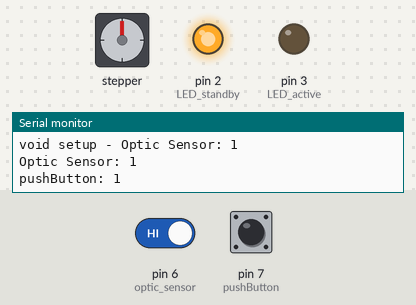
Simulated run of this program. Board: Arduino Uno, built with avr-gcc and run on an emulated ATmega328P. Parts: stepper motor, output pins drawn as LEDs (lit = HIGH), the last lines printed to the serial monitor. Dashed ring = blinking. The test bench sets the inputs (shaded band); at power-on: pin 7 (pushButton) HIGH, pin 6 (optic_sensor) HIGH. Stepper angles assume 2048 steps per turn.

Above: at 1.2 s.
1.3 s: pin 7 (pushButton) pulled LOW for 0.15 s
At 4.1 s:
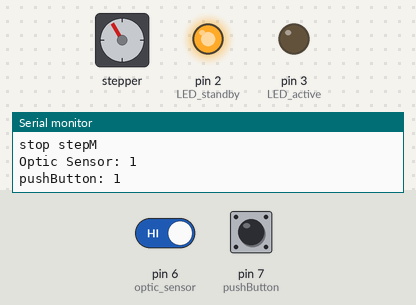
4.3 s: pin 7 (pushButton) pulled LOW for 1 s
At 4.41 s:
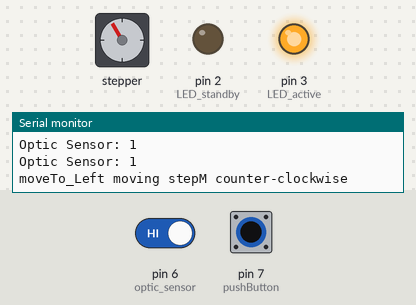
7.3 s: pin 6 (optic_sensor) driven LOW and pin 7 (pushButton) driven LOW
At 8.3 s:
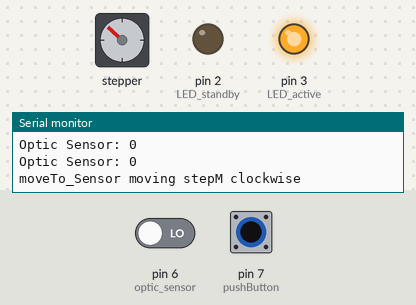
10.3 s: pin 6 (optic_sensor) driven HIGH
At 10.51 s:
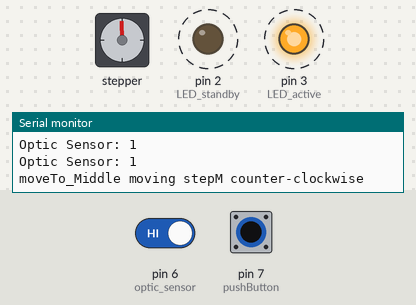
13.3 s: pin 6 (optic_sensor) driven LOW
16.3 s: pin 6 (optic_sensor) driven HIGH
At 18.67 s:
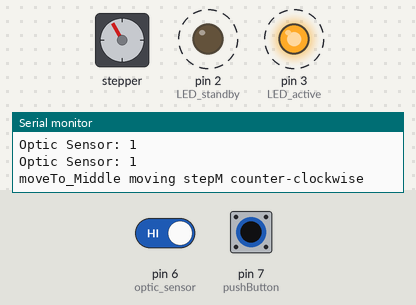
Timing chart, 0 to 20.3 s (numbered marks = the images above; inputs shaded):
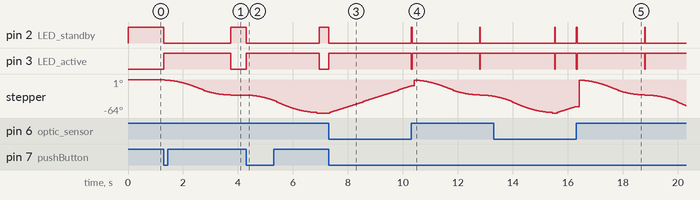

The program:

main.cpp
```cpp
/* Project: DTM, Faller Car, intersection_3_01 (_3: 3 Lane road. _01: Intersection nr. 1)
Version: RC 1.2 NOTE: code for testing only in testing phase
Dev: HH
Test setup: FFS, HH
MCU: Atmega328P/PB: Arduino UNO, NANO and Arduino Mega2560
IDE: VS-Code (Microsoft) + PlatformIO
AI: Codeium extension for Visual Studio Code
Library: Accelstepper.h documentation homepage:
- https://www.airspayce.com/mikem/arduino/AccelStepper/index.html

This code works with the ULN2003 Stepper Motor Driver Module and the 28BYJ-48 stepper motor.
When StepM not in use the accelstepper disableOutputs() function is used to set all output pin to LOW,
to save power, avoid the stepM is getting hot and then last longer.

NOTE:
SerialMonitor: moserial Terminal, Databit 8, Stop Bit 1, Parity None, Handshake Software, Local Echo ON
baudrate: 9600 (Set as Serial.begin(9600);)
Serial print only used for testing feedback

Arduino NANO extension shield: Find and check datasheet - Power IN jack connector.
Do not work properly with 7.5 VDC, work with 9VDC external power supply ??

Optical sensor module signal (D0) is inverted on module. LOW signal when IR sensor is on.

IMPORTANT WHEN CONNETING DTM/Blue ULN2003 Driver Module to NANO Pins
Check Blue ULN2003 Driver module pins: IN1, IN2, IN3, IN4 if inverted on module.
pin_09 = IN4, pin_10 = IN3, pin_11 = IN2, pin_12 = IN1
*/

#include <Arduino.h>
#include <AccelStepper.h>

const int LED_standby = 2; // NANO digital pin 2, moving NO, Red LED
const int LED_active = 3;  // NANO digital pin 3, moving YES, Green LED

const int optic_sensor = 6; // NANO digital pin 6, Position = 0 (see optic_sensor)
const int pushButton = 7;   // NANO digital pin 7, activate (LOW : Input_pullup) move stepMotor

const int motorPin1 = 9;  // NANO digital pin 9, stepMotor  - IN1
const int motorPin2 = 10; // NANO digital pin 10, stepMotor - IN2
const int motorPin3 = 11; // NANO digital pin 11, stepMotor - IN3
const int motorPin4 = 12; // NANO digital pin 12, stepMotor - IN4

int speed_CounterClockW = -100; // speed to move stepM // counter-clockwise move around
int speed_ClockW = 100;  // speed to move stepM // clockwise move around

int pos_Middle = -165; // position to move stepM counter-clockwise
int pos_Left = -360; // position to move stepM counter-clockwise

int serial_Print_Count = 0; // for serial print control

char pos_Status = 'X'; // S = Sensor, M = Middle, L = Left - position status

// Accellstepper library - MotorInterfaceType object
// accelstepper MotorInterfaceType 4 == FULL4WIRE: full-step or half-step to be used with ULN2003 driver
// accelstepper MotorInterfaceType 8 == HALF4WIRE: module and 28BYJ-48 stepper motor
#define MotorInterfaceType 4
// ULN2003 and 28BYJ-48 stepper motor connections, IN1, IN3,  IN2, IN4

AccelStepper intersection_3_01 = AccelStepper(MotorInterfaceType, motorPin1, motorPin3, motorPin2, motorPin4);

// Functions and definitions ******************************************************
// Function moveTo_Sensor CHANGE THIS TO RIGHT LANE
// Move stepM right to position = 0 (see optic_sensor)
void moveTo_Sensor(){
  Serial.print("Optic Sensor: ");
  Serial.println(digitalRead(optic_sensor));
  Serial.print("moveTo_Sensor ");

  intersection_3_01.setSpeed(speed_ClockW);
  Serial.println("moving stepM clockwise");
  Serial.println("");

  intersection_3_01.enableOutputs(); // enable output pins to move stepM

  while (digitalRead(optic_sensor) == LOW) {
    // move stepM clockwise until Sensor position
    intersection_3_01.runSpeed();

  } // END while

  intersection_3_01.stop();
  intersection_3_01.setCurrentPosition(0);
  Serial.println("setCurrentPosition(0)");
  Serial.println("stop stepM");
  Serial.println("");

  // moveTo_Middle(); // This not to be used here
  pos_Status = 'R'; // pos R == Sensor position

  intersection_3_01.disableOutputs(); // set all output pin to LOW to stop stepM

  return;

} // END function moveTo_Sensor

// Function move_Middle
void moveTo_Middle() {

  Serial.print("Optic Sensor: ");
  Serial.println(digitalRead(optic_sensor));
  Serial.print("moveTo_Middle ");

  intersection_3_01.setSpeed(speed_CounterClockW);
  Serial.println("moving stepM counter-clockwise");
  Serial.println("");

  intersection_3_01.enableOutputs(); // enable output pins to move stepM

  while (intersection_3_01.currentPosition() != pos_Middle) {
    // move stepM counter-clockwise until pos_Middle
    intersection_3_01.runToNewPosition(pos_Middle);

  } // END while

  intersection_3_01.stop();
  Serial.println("stop stepM");
  Serial.println("");

  pos_Status = 'M'; // pos M == Middle

  intersection_3_01.disableOutputs(); // set all output pin to LOW to stop stepM

  return;

} // END function move_Middle

// Function move_Left
void moveTo_Left() {

  Serial.print("Optic Sensor: ");
  Serial.println(digitalRead(optic_sensor));
  Serial.print("moveTo_Left ");

  intersection_3_01.setSpeed(speed_CounterClockW);
  Serial.println("moving stepM counter-clockwise");
  Serial.println("");

  intersection_3_01.enableOutputs(); // enable output pins to move stepM

  while (intersection_3_01.currentPosition() != pos_Left) {
    // move stepM counter-clockwise until pos_Left
    intersection_3_01.runToNewPosition(pos_Left);

  } // END while

  intersection_3_01.stop();
  Serial.println("stop stepM");
  Serial.println("");

  pos_Status = 'L'; // pos L == Left

  intersection_3_01.disableOutputs(); // set all output pin to LOW to stop stepM

  return;
} // END function move_Left

// END Functions and definitions ************************************************

void setup() {
  Serial.begin(9600);

  pinMode(LED_standby, OUTPUT);
  pinMode(LED_active, OUTPUT);
  pinMode(optic_sensor, INPUT);
  pinMode(pushButton, INPUT_PULLUP);

  digitalWrite(LED_standby, HIGH);
  digitalWrite(LED_active, LOW);

  intersection_3_01.setMaxSpeed(500);
  intersection_3_01.setAcceleration(100);
  // intersection_3_01.moveTo(0);

  Serial.print("void setup - Optic Sensor: ");
  Serial.println(digitalRead(optic_sensor));
  Serial.println("");

  if (digitalRead(optic_sensor) == LOW) {
    // StepM not at optic sensor position
    // Sensor signal is inverted on sensor module
    moveTo_Sensor(); // move to sensor position
  } // END if

  if (digitalRead(optic_sensor) == HIGH) {
    // StepM at optic sensor position
    // Sensor signal is inverted on sensor module
    pos_Status = 'R'; // pos R == Sensor position
  } // END if

} // END setup ---------------------------------------------------------------

void loop() {
  digitalWrite(LED_standby, HIGH);
  digitalWrite(LED_active, LOW);

  if (serial_Print_Count == 0) {
    Serial.print("Optic Sensor: ");
    Serial.println(digitalRead(optic_sensor));
    serial_Print_Count = 1;
    Serial.print("pushButton: ");
    Serial.println(digitalRead(pushButton));
    Serial.println("");
  }

  if (digitalRead(pushButton) == LOW) {
    Serial.print("pushButton: ");
    Serial.println(digitalRead(pushButton));

    serial_Print_Count = 0;
    Serial.print("Optic Sensor: ");
    Serial.println(digitalRead(optic_sensor));
    Serial.println("");

    digitalWrite(LED_standby, LOW);
    digitalWrite(LED_active, HIGH);

    switch (pos_Status) {
      case 'S': // This not to be used here
        moveTo_Middle();
        break;

      case 'R':
        moveTo_Middle();
        break;

      case 'M':
        moveTo_Left();
        break;

      case 'L':
        // moveTo_Right(); // This not to be used here. Changed to moveTO_sensor
        moveTo_Sensor(); // Right Lane
        break;

      default:
        // if nothing else matches, do the default
        // default is optional - just break if no other case matches
        break;
    } // END switch

  } // END if

} // END void loop ----------------------------------------------------------------
// END OF CODE
```

Measured:
- after the input at 1.3 s, pin 2 (LED_standby): HIGH → LOW at once, → HIGH 2.4 s later; pin 3 (LED_active): LOW → HIGH at once, → LOW 2.4 s later; stepper: turns 30° counter-clockwise in 2.4 s, starting at once
- after the input at 4.3 s, pin 2 (LED_standby): HIGH → LOW at once, → HIGH 2.7 s later; pin 3 (LED_active): LOW → HIGH at once, → LOW 2.7 s later; stepper: turns 34° counter-clockwise in 2.3 s, starting after 0.24 s
- after the input at 7.3 s, pin 2 (LED_standby): HIGH → LOW at once; pin 3 (LED_active): LOW → HIGH at once; stepper: keeps turning clockwise at about 18°/s, starting at once
- after the input at 10.3 s, pin 2 (LED_standby): alternates HIGH for 0.03 s and LOW for 2.5 s, starting at once; pin 3 (LED_active): alternates HIGH for 2.5 s and LOW for 0.03 s, starting at once
- after the input at 13.3 s, pin 2 (LED_standby): goes on until 15.5 s, then stays LOW; pin 3 (LED_active): goes on until 15.5 s, then stays HIGH
- after the input at 16.3 s, pin 2 (LED_standby): alternates HIGH for 0.03 s and LOW for 2.5 s, starting at once; pin 3 (LED_active): alternates HIGH for 2.5 s and LOW for 0.03 s, starting at once
